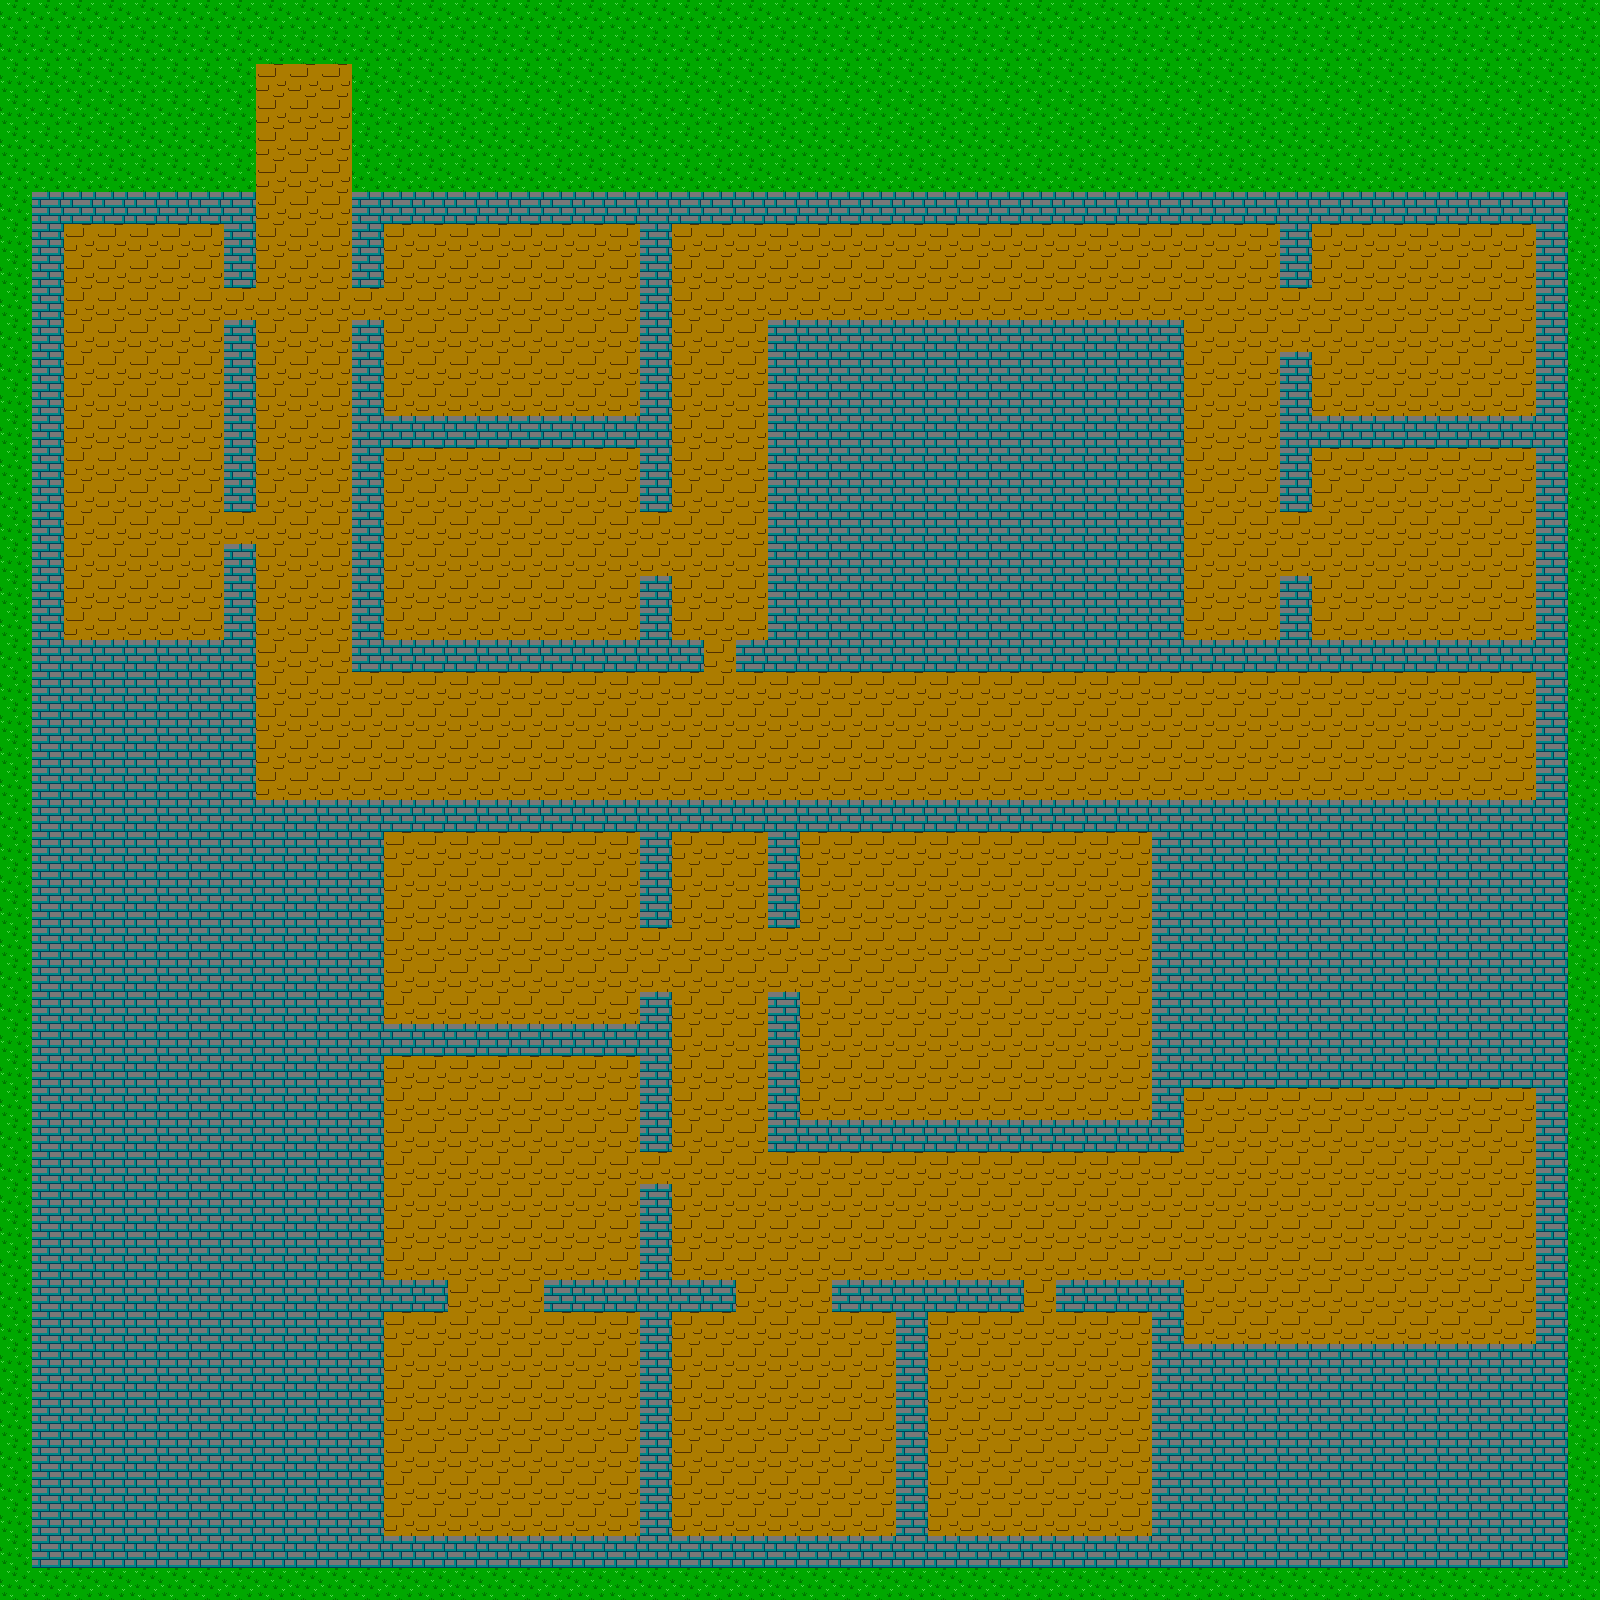

Below is a game level as drawn by its tile map, then a one-line description and the .tmx file that defines it, in full:
An orthogonal 50x50 tile map with 32x32 px tiles, 1 tile layer (map), 2 tilesets and 17 objects (dragon).

<map version="1.0" orientation="orthogonal" width="50" height="50" tilewidth="32" tileheight="32">
 <tileset firstgid="1" name="Tiles" tilewidth="32" tileheight="32">
  <image source="tiles.png" width="96" height="32" />
  <tile id="0">
   <properties>
    <property name="solid" value="false" />
   </properties>
  </tile>
  <tile id="1">
   <properties>
    <property name="solid" value="false" />
   </properties>
  </tile>
 </tileset>
 <tileset firstgid="4" name="Objects" tilewidth="32" tileheight="32">
  <image source="mapobjects.png" width="64" height="32" />
  <tile id="0">
   <properties>
    <property name="_the" value="hero" />
    <property name="name" value="Hero" />
   </properties>
  </tile>
  <tile id="1">
   <properties>
    <property name="name" value="Chest" />
   </properties>
  </tile>
 </tileset>
 <layer name="map" width="50" height="50">
  <data encoding="csv">
1,1,1,1,1,1,1,1,1,1,1,1,1,1,1,1,1,1,1,1,1,1,1,1,1,1,1,1,1,1,1,1,1,1,1,1,1,1,1,1,1,1,1,1,1,1,1,1,1,1,
1,1,1,1,1,1,1,1,1,1,1,1,1,1,1,1,1,1,1,1,1,1,1,1,1,1,1,1,1,1,1,1,1,1,1,1,1,1,1,1,1,1,1,1,1,1,1,1,1,1,
1,1,1,1,1,1,1,1,2,2,2,1,1,1,1,1,1,1,1,1,1,1,1,1,1,1,1,1,1,1,1,1,1,1,1,1,1,1,1,1,1,1,1,1,1,1,1,1,1,1,
1,1,1,1,1,1,1,1,2,2,2,1,1,1,1,1,1,1,1,1,1,1,1,1,1,1,1,1,1,1,1,1,1,1,1,1,1,1,1,1,1,1,1,1,1,1,1,1,1,1,
1,1,1,1,1,1,1,1,2,2,2,1,1,1,1,1,1,1,1,1,1,1,1,1,1,1,1,1,1,1,1,1,1,1,1,1,1,1,1,1,1,1,1,1,1,1,1,1,1,1,
1,1,1,1,1,1,1,1,2,2,2,1,1,1,1,1,1,1,1,1,1,1,1,1,1,1,1,1,1,1,1,1,1,1,1,1,1,1,1,1,1,1,1,1,1,1,1,1,1,1,
1,3,3,3,3,3,3,3,2,2,2,3,3,3,3,3,3,3,3,3,3,3,3,3,3,3,3,3,3,3,3,3,3,3,3,3,3,3,3,3,3,3,3,3,3,3,3,3,3,1,
1,3,2,2,2,2,2,3,2,2,2,3,2,2,2,2,2,2,2,2,3,2,2,2,2,2,2,2,2,2,2,2,2,2,2,2,2,2,2,2,3,2,2,2,2,2,2,2,3,1,
1,3,2,2,2,2,2,3,2,2,2,3,2,2,2,2,2,2,2,2,3,2,2,2,2,2,2,2,2,2,2,2,2,2,2,2,2,2,2,2,3,2,2,2,2,2,2,2,3,1,
1,3,2,2,2,2,2,2,2,2,2,2,2,2,2,2,2,2,2,2,3,2,2,2,2,2,2,2,2,2,2,2,2,2,2,2,2,2,2,2,2,2,2,2,2,2,2,2,3,1,
1,3,2,2,2,2,2,3,2,2,2,3,2,2,2,2,2,2,2,2,3,2,2,2,3,3,3,3,3,3,3,3,3,3,3,3,3,2,2,2,2,2,2,2,2,2,2,2,3,1,
1,3,2,2,2,2,2,3,2,2,2,3,2,2,2,2,2,2,2,2,3,2,2,2,3,3,3,3,3,3,3,3,3,3,3,3,3,2,2,2,3,2,2,2,2,2,2,2,3,1,
1,3,2,2,2,2,2,3,2,2,2,3,2,2,2,2,2,2,2,2,3,2,2,2,3,3,3,3,3,3,3,3,3,3,3,3,3,2,2,2,3,2,2,2,2,2,2,2,3,1,
1,3,2,2,2,2,2,3,2,2,2,3,3,3,3,3,3,3,3,3,3,2,2,2,3,3,3,3,3,3,3,3,3,3,3,3,3,2,2,2,3,3,3,3,3,3,3,3,3,1,
1,3,2,2,2,2,2,3,2,2,2,3,2,2,2,2,2,2,2,2,3,2,2,2,3,3,3,3,3,3,3,3,3,3,3,3,3,2,2,2,3,2,2,2,2,2,2,2,3,1,
1,3,2,2,2,2,2,3,2,2,2,3,2,2,2,2,2,2,2,2,3,2,2,2,3,3,3,3,3,3,3,3,3,3,3,3,3,2,2,2,3,2,2,2,2,2,2,2,3,1,
1,3,2,2,2,2,2,2,2,2,2,3,2,2,2,2,2,2,2,2,2,2,2,2,3,3,3,3,3,3,3,3,3,3,3,3,3,2,2,2,2,2,2,2,2,2,2,2,3,1,
1,3,2,2,2,2,2,3,2,2,2,3,2,2,2,2,2,2,2,2,2,2,2,2,3,3,3,3,3,3,3,3,3,3,3,3,3,2,2,2,2,2,2,2,2,2,2,2,3,1,
1,3,2,2,2,2,2,3,2,2,2,3,2,2,2,2,2,2,2,2,3,2,2,2,3,3,3,3,3,3,3,3,3,3,3,3,3,2,2,2,3,2,2,2,2,2,2,2,3,1,
1,3,2,2,2,2,2,3,2,2,2,3,2,2,2,2,2,2,2,2,3,2,2,2,3,3,3,3,3,3,3,3,3,3,3,3,3,2,2,2,3,2,2,2,2,2,2,2,3,1,
1,3,3,3,3,3,3,3,2,2,2,3,3,3,3,3,3,3,3,3,3,3,2,3,3,3,3,3,3,3,3,3,3,3,3,3,3,3,3,3,3,3,3,3,3,3,3,3,3,1,
1,3,3,3,3,3,3,3,2,2,2,2,2,2,2,2,2,2,2,2,2,2,2,2,2,2,2,2,2,2,2,2,2,2,2,2,2,2,2,2,2,2,2,2,2,2,2,2,3,1,
1,3,3,3,3,3,3,3,2,2,2,2,2,2,2,2,2,2,2,2,2,2,2,2,2,2,2,2,2,2,2,2,2,2,2,2,2,2,2,2,2,2,2,2,2,2,2,2,3,1,
1,3,3,3,3,3,3,3,2,2,2,2,2,2,2,2,2,2,2,2,2,2,2,2,2,2,2,2,2,2,2,2,2,2,2,2,2,2,2,2,2,2,2,2,2,2,2,2,3,1,
1,3,3,3,3,3,3,3,2,2,2,2,2,2,2,2,2,2,2,2,2,2,2,2,2,2,2,2,2,2,2,2,2,2,2,2,2,2,2,2,2,2,2,2,2,2,2,2,3,1,
1,3,3,3,3,3,3,3,3,3,3,3,3,3,3,3,3,3,3,3,3,3,3,3,3,3,3,3,3,3,3,3,3,3,3,3,3,3,3,3,3,3,3,3,3,3,3,3,3,1,
1,3,3,3,3,3,3,3,3,3,3,3,2,2,2,2,2,2,2,2,3,2,2,2,3,2,2,2,2,2,2,2,2,2,2,2,3,3,3,3,3,3,3,3,3,3,3,3,3,1,
1,3,3,3,3,3,3,3,3,3,3,3,2,2,2,2,2,2,2,2,3,2,2,2,3,2,2,2,2,2,2,2,2,2,2,2,3,3,3,3,3,3,3,3,3,3,3,3,3,1,
1,3,3,3,3,3,3,3,3,3,3,3,2,2,2,2,2,2,2,2,3,2,2,2,3,2,2,2,2,2,2,2,2,2,2,2,3,3,3,3,3,3,3,3,3,3,3,3,3,1,
1,3,3,3,3,3,3,3,3,3,3,3,2,2,2,2,2,2,2,2,2,2,2,2,2,2,2,2,2,2,2,2,2,2,2,2,3,3,3,3,3,3,3,3,3,3,3,3,3,1,
1,3,3,3,3,3,3,3,3,3,3,3,2,2,2,2,2,2,2,2,2,2,2,2,2,2,2,2,2,2,2,2,2,2,2,2,3,3,3,3,3,3,3,3,3,3,3,3,3,1,
1,3,3,3,3,3,3,3,3,3,3,3,2,2,2,2,2,2,2,2,3,2,2,2,3,2,2,2,2,2,2,2,2,2,2,2,3,3,3,3,3,3,3,3,3,3,3,3,3,1,
1,3,3,3,3,3,3,3,3,3,3,3,3,3,3,3,3,3,3,3,3,2,2,2,3,2,2,2,2,2,2,2,2,2,2,2,3,3,3,3,3,3,3,3,3,3,3,3,3,1,
1,3,3,3,3,3,3,3,3,3,3,3,2,2,2,2,2,2,2,2,3,2,2,2,3,2,2,2,2,2,2,2,2,2,2,2,3,3,3,3,3,3,3,3,3,3,3,3,3,1,
1,3,3,3,3,3,3,3,3,3,3,3,2,2,2,2,2,2,2,2,3,2,2,2,3,2,2,2,2,2,2,2,2,2,2,2,3,2,2,2,2,2,2,2,2,2,2,2,3,1,
1,3,3,3,3,3,3,3,3,3,3,3,2,2,2,2,2,2,2,2,3,2,2,2,3,3,3,3,3,3,3,3,3,3,3,3,3,2,2,2,2,2,2,2,2,2,2,2,3,1,
1,3,3,3,3,3,3,3,3,3,3,3,2,2,2,2,2,2,2,2,2,2,2,2,2,2,2,2,2,2,2,2,2,2,2,2,2,2,2,2,2,2,2,2,2,2,2,2,3,1,
1,3,3,3,3,3,3,3,3,3,3,3,2,2,2,2,2,2,2,2,3,2,2,2,2,2,2,2,2,2,2,2,2,2,2,2,2,2,2,2,2,2,2,2,2,2,2,2,3,1,
1,3,3,3,3,3,3,3,3,3,3,3,2,2,2,2,2,2,2,2,3,2,2,2,2,2,2,2,2,2,2,2,2,2,2,2,2,2,2,2,2,2,2,2,2,2,2,2,3,1,
1,3,3,3,3,3,3,3,3,3,3,3,2,2,2,2,2,2,2,2,3,2,2,2,2,2,2,2,2,2,2,2,2,2,2,2,2,2,2,2,2,2,2,2,2,2,2,2,3,1,
1,3,3,3,3,3,3,3,3,3,3,3,3,3,2,2,2,3,3,3,3,3,3,2,2,2,3,3,3,3,3,3,2,3,3,3,3,2,2,2,2,2,2,2,2,2,2,2,3,1,
1,3,3,3,3,3,3,3,3,3,3,3,2,2,2,2,2,2,2,2,3,2,2,2,2,2,2,2,3,2,2,2,2,2,2,2,3,2,2,2,2,2,2,2,2,2,2,2,3,1,
1,3,3,3,3,3,3,3,3,3,3,3,2,2,2,2,2,2,2,2,3,2,2,2,2,2,2,2,3,2,2,2,2,2,2,2,3,3,3,3,3,3,3,3,3,3,3,3,3,1,
1,3,3,3,3,3,3,3,3,3,3,3,2,2,2,2,2,2,2,2,3,2,2,2,2,2,2,2,3,2,2,2,2,2,2,2,3,3,3,3,3,3,3,3,3,3,3,3,3,1,
1,3,3,3,3,3,3,3,3,3,3,3,2,2,2,2,2,2,2,2,3,2,2,2,2,2,2,2,3,2,2,2,2,2,2,2,3,3,3,3,3,3,3,3,3,3,3,3,3,1,
1,3,3,3,3,3,3,3,3,3,3,3,2,2,2,2,2,2,2,2,3,2,2,2,2,2,2,2,3,2,2,2,2,2,2,2,3,3,3,3,3,3,3,3,3,3,3,3,3,1,
1,3,3,3,3,3,3,3,3,3,3,3,2,2,2,2,2,2,2,2,3,2,2,2,2,2,2,2,3,2,2,2,2,2,2,2,3,3,3,3,3,3,3,3,3,3,3,3,3,1,
1,3,3,3,3,3,3,3,3,3,3,3,2,2,2,2,2,2,2,2,3,2,2,2,2,2,2,2,3,2,2,2,2,2,2,2,3,3,3,3,3,3,3,3,3,3,3,3,3,1,
1,3,3,3,3,3,3,3,3,3,3,3,3,3,3,3,3,3,3,3,3,3,3,3,3,3,3,3,3,3,3,3,3,3,3,3,3,3,3,3,3,3,3,3,3,3,3,3,3,1,
1,1,1,1,1,1,1,1,1,1,1,1,1,1,1,1,1,1,1,1,1,1,1,1,1,1,1,1,1,1,1,1,1,1,1,1,1,1,1,1,1,1,1,1,1,1,1,1,1,1
</data>
 </layer>
 <objectgroup name="objects" width="50" height="50">
  <object name="dragon" x="1344" y="1184" width="64" height="64">
   <properties>
    <property name="_the" value="dragon" />
   </properties>
  </object>
  <object gid="4" x="288" y="128">
   <properties>
    <property name="_the" value="player" />
   </properties>
  </object>
  <object gid="5" x="512" y="320" />
  <object gid="5" x="512" y="576" />
  <object gid="5" x="128" y="416" />
  <object gid="5" x="1408" y="320" />
  <object gid="5" x="1408" y="576" />
  <object gid="5" x="480" y="960" />
  <object gid="5" x="416" y="1472" />
  <object gid="5" x="480" y="1472" />
  <object gid="5" x="544" y="1472" />
  <object gid="5" x="768" y="1472" />
  <object gid="5" x="1024" y="1472" />
  <object gid="5" x="928" y="928" />
  <object gid="5" x="1024" y="928" />
  <object gid="5" x="1024" y="1056" />
  <object gid="5" x="928" y="1056" />
 </objectgroup>
</map>
